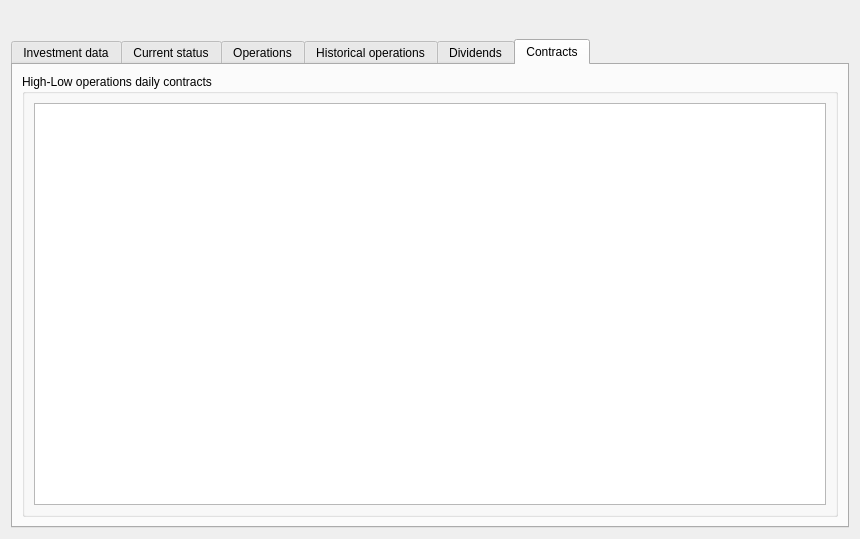
<?xml version="1.0" encoding="UTF-8"?>
<ui version="4.0">
 <class>frmInvestmentHlReport</class>
 <widget class="QDialog" name="frmInvestmentHlReport">
  <property name="windowModality">
   <enum>Qt::WindowModal</enum>
  </property>
  <property name="geometry">
   <rect>
    <x>0</x>
    <y>0</y>
    <width>860</width>
    <height>539</height>
   </rect>
  </property>
  <property name="windowTitle">
   <string>Investment report</string>
  </property>
  <property name="windowIcon">
   <iconset resource="../images/xulpymoney.qrc">
    <normaloff>:/xulpymoney/report2.png</normaloff>:/xulpymoney/report2.png</iconset>
  </property>
  <property name="modal">
   <bool>true</bool>
  </property>
  <layout class="QVBoxLayout" name="verticalLayout_10">
   <item>
    <layout class="QVBoxLayout" name="verticalLayout_9">
     <item>
      <widget class="QLabel" name="lblTitulo">
       <property name="font">
        <font>
         <pointsize>14</pointsize>
         <weight>75</weight>
         <bold>true</bold>
        </font>
       </property>
       <property name="styleSheet">
        <string notr="true">color: rgb(0, 128, 0);</string>
       </property>
       <property name="alignment">
        <set>Qt::AlignCenter</set>
       </property>
      </widget>
     </item>
     <item>
      <widget class="QTabWidget" name="tab">
       <property name="enabled">
        <bool>true</bool>
       </property>
       <property name="currentIndex">
        <number>5</number>
       </property>
       <widget class="QWidget" name="tab_12">
        <attribute name="icon">
         <iconset resource="../images/xulpymoney.qrc">
          <normaloff>:/xulpymoney/bundle.png</normaloff>:/xulpymoney/bundle.png</iconset>
        </attribute>
        <attribute name="title">
         <string>Investment data</string>
        </attribute>
        <layout class="QHBoxLayout" name="horizontalLayout_15">
         <item>
          <layout class="QVBoxLayout" name="verticalLayout_4">
           <item>
            <spacer name="verticalSpacer_2">
             <property name="orientation">
              <enum>Qt::Vertical</enum>
             </property>
             <property name="sizeHint" stdset="0">
              <size>
               <width>20</width>
               <height>40</height>
              </size>
             </property>
            </spacer>
           </item>
           <item>
            <layout class="QHBoxLayout" name="horizontalLayout_12">
             <item>
              <spacer name="horizontalSpacer">
               <property name="orientation">
                <enum>Qt::Horizontal</enum>
               </property>
               <property name="sizeHint" stdset="0">
                <size>
                 <width>40</width>
                 <height>20</height>
                </size>
               </property>
              </spacer>
             </item>
             <item>
              <widget class="QGroupBox" name="groupBox">
               <property name="title">
                <string/>
               </property>
               <layout class="QHBoxLayout" name="horizontalLayout_14">
                <item>
                 <layout class="QVBoxLayout" name="verticalLayout">
                  <item>
                   <layout class="QHBoxLayout" name="horizontalLayout_2">
                    <item>
                     <widget class="QLabel" name="label">
                      <property name="text">
                       <string>Associated account</string>
                      </property>
                     </widget>
                    </item>
                    <item>
                     <widget class="QComboBox" name="cmbAccount">
                      <property name="layoutDirection">
                       <enum>Qt::RightToLeft</enum>
                      </property>
                     </widget>
                    </item>
                   </layout>
                  </item>
                  <item>
                   <layout class="QHBoxLayout" name="horizontalLayout_3">
                    <item>
                     <widget class="QLabel" name="label_2">
                      <property name="text">
                       <string>Investment name</string>
                      </property>
                     </widget>
                    </item>
                    <item>
                     <widget class="QLineEdit" name="txtInvestment">
                      <property name="sizePolicy">
                       <sizepolicy hsizetype="Minimum" vsizetype="Fixed">
                        <horstretch>0</horstretch>
                        <verstretch>0</verstretch>
                       </sizepolicy>
                      </property>
                      <property name="text">
                       <string>New investment</string>
                      </property>
                      <property name="alignment">
                       <set>Qt::AlignRight|Qt::AlignTrailing|Qt::AlignVCenter</set>
                      </property>
                     </widget>
                    </item>
                   </layout>
                  </item>
                  <item>
                   <layout class="QHBoxLayout" name="horizontalLayout_8">
                    <item>
                     <widget class="wdgProductSelector" name="ise" native="true">
                      <property name="sizePolicy">
                       <sizepolicy hsizetype="Minimum" vsizetype="Fixed">
                        <horstretch>0</horstretch>
                        <verstretch>0</verstretch>
                       </sizepolicy>
                      </property>
                     </widget>
                    </item>
                   </layout>
                  </item>
                  <item>
                   <layout class="QHBoxLayout" name="horizontalLayout_5">
                    <item>
                     <widget class="QLabel" name="label_4">
                      <property name="text">
                       <string>Selling price</string>
                      </property>
                     </widget>
                    </item>
                    <item>
                     <widget class="myQLineEdit" name="txtVenta">
                      <property name="sizePolicy">
                       <sizepolicy hsizetype="Minimum" vsizetype="Fixed">
                        <horstretch>0</horstretch>
                        <verstretch>0</verstretch>
                       </sizepolicy>
                      </property>
                      <property name="text">
                       <string>0</string>
                      </property>
                      <property name="alignment">
                       <set>Qt::AlignRight|Qt::AlignTrailing|Qt::AlignVCenter</set>
                      </property>
                     </widget>
                    </item>
                    <item>
                     <widget class="QToolButton" name="cmdPuntoVenta">
                      <property name="text">
                       <string/>
                      </property>
                      <property name="icon">
                       <iconset resource="../images/xulpymoney.qrc">
                        <normaloff>:/xulpymoney/tools-wizard.png</normaloff>:/xulpymoney/tools-wizard.png</iconset>
                      </property>
                     </widget>
                    </item>
                   </layout>
                  </item>
                  <item>
                   <layout class="QHBoxLayout" name="horizontalLayout_10">
                    <item>
                     <widget class="QCheckBox" name="chkExpiration">
                      <property name="text">
                       <string>Add selling order expiration</string>
                      </property>
                      <property name="checked">
                       <bool>true</bool>
                      </property>
                     </widget>
                    </item>
                    <item>
                     <widget class="QToolButton" name="cmdToday">
                      <property name="toolTip">
                       <string>Change calendar date to today</string>
                      </property>
                      <property name="text">
                       <string/>
                      </property>
                      <property name="icon">
                       <iconset resource="../images/xulpymoney.qrc">
                        <normaloff>:/xulpymoney/today.png</normaloff>:/xulpymoney/today.png</iconset>
                      </property>
                      <property name="iconSize">
                       <size>
                        <width>32</width>
                        <height>32</height>
                       </size>
                      </property>
                     </widget>
                    </item>
                    <item>
                     <widget class="QCalendarWidget" name="calExpiration">
                      <property name="sizePolicy">
                       <sizepolicy hsizetype="Fixed" vsizetype="Fixed">
                        <horstretch>0</horstretch>
                        <verstretch>0</verstretch>
                       </sizepolicy>
                      </property>
                      <property name="firstDayOfWeek">
                       <enum>Qt::Monday</enum>
                      </property>
                      <property name="verticalHeaderFormat">
                       <enum>QCalendarWidget::NoVerticalHeader</enum>
                      </property>
                     </widget>
                    </item>
                   </layout>
                  </item>
                  <item>
                   <widget class="QPushButton" name="cmdInvestment">
                    <property name="enabled">
                     <bool>false</bool>
                    </property>
                    <property name="text">
                     <string>Update investment</string>
                    </property>
                    <property name="icon">
                     <iconset resource="../images/xulpymoney.qrc">
                      <normaloff>:/xulpymoney/save.png</normaloff>:/xulpymoney/save.png</iconset>
                    </property>
                   </widget>
                  </item>
                 </layout>
                </item>
               </layout>
              </widget>
             </item>
             <item>
              <spacer name="horizontalSpacer_2">
               <property name="orientation">
                <enum>Qt::Horizontal</enum>
               </property>
               <property name="sizeHint" stdset="0">
                <size>
                 <width>40</width>
                 <height>20</height>
                </size>
               </property>
              </spacer>
             </item>
            </layout>
           </item>
           <item>
            <spacer name="verticalSpacer">
             <property name="orientation">
              <enum>Qt::Vertical</enum>
             </property>
             <property name="sizeHint" stdset="0">
              <size>
               <width>20</width>
               <height>40</height>
              </size>
             </property>
            </spacer>
           </item>
          </layout>
         </item>
        </layout>
       </widget>
       <widget class="QWidget" name="tabInvestmentCurrent">
        <attribute name="icon">
         <iconset resource="../images/xulpymoney.qrc">
          <normaloff>:/xulpymoney/document-edit.png</normaloff>:/xulpymoney/document-edit.png</iconset>
        </attribute>
        <attribute name="title">
         <string>Current status</string>
        </attribute>
        <layout class="QHBoxLayout" name="horizontalLayout">
         <item>
          <layout class="QVBoxLayout" name="verticalLayout_11">
           <item>
            <widget class="QGroupBox" name="grpCurrentInvestmentCurrency">
             <property name="title">
              <string>Current status in investment currency</string>
             </property>
             <layout class="QVBoxLayout" name="verticalLayout_6">
              <item>
               <widget class="myQTableWidget" name="tblInvestmentCurrent">
                <property name="contextMenuPolicy">
                 <enum>Qt::CustomContextMenu</enum>
                </property>
                <property name="alternatingRowColors">
                 <bool>true</bool>
                </property>
                <property name="selectionMode">
                 <enum>QAbstractItemView::SingleSelection</enum>
                </property>
                <property name="selectionBehavior">
                 <enum>QAbstractItemView::SelectRows</enum>
                </property>
                <attribute name="verticalHeaderVisible">
                 <bool>false</bool>
                </attribute>
               </widget>
              </item>
             </layout>
            </widget>
           </item>
           <item>
            <widget class="QGroupBox" name="grpCurrentAccountCurrency">
             <property name="title">
              <string>Current status in account currency</string>
             </property>
             <layout class="QVBoxLayout" name="verticalLayout_8">
              <item>
               <widget class="myQTableWidget" name="tblInvestmentCurrentAccountCurrency">
                <property name="contextMenuPolicy">
                 <enum>Qt::CustomContextMenu</enum>
                </property>
                <property name="alternatingRowColors">
                 <bool>true</bool>
                </property>
                <property name="selectionMode">
                 <enum>QAbstractItemView::SingleSelection</enum>
                </property>
                <property name="selectionBehavior">
                 <enum>QAbstractItemView::SelectRows</enum>
                </property>
                <attribute name="verticalHeaderVisible">
                 <bool>false</bool>
                </attribute>
               </widget>
              </item>
             </layout>
            </widget>
           </item>
           <item>
            <widget class="QLabel" name="lblAge">
             <property name="font">
              <font>
               <pointsize>8</pointsize>
               <weight>75</weight>
               <bold>true</bold>
              </font>
             </property>
             <property name="alignment">
              <set>Qt::AlignCenter</set>
             </property>
            </widget>
           </item>
          </layout>
         </item>
        </layout>
       </widget>
       <widget class="QWidget" name="tabOperacionesHistoricas">
        <attribute name="icon">
         <iconset resource="../images/xulpymoney.qrc">
          <normaloff>:/xulpymoney/document-edit.png</normaloff>:/xulpymoney/document-edit.png</iconset>
        </attribute>
        <attribute name="title">
         <string>Operations</string>
        </attribute>
        <layout class="QHBoxLayout" name="horizontalLayout_17">
         <item>
          <layout class="QVBoxLayout" name="verticalLayout_7">
           <item>
            <widget class="QCheckBox" name="chkOperaciones">
             <property name="text">
              <string>Show all operations</string>
             </property>
            </widget>
           </item>
           <item>
            <widget class="QGroupBox" name="grpOperationsInvestmentCurrency">
             <property name="title">
              <string>Operations in investment currency</string>
             </property>
             <layout class="QHBoxLayout" name="horizontalLayout_9">
              <item>
               <widget class="myQTableWidget" name="tblOperations">
                <property name="contextMenuPolicy">
                 <enum>Qt::CustomContextMenu</enum>
                </property>
                <property name="alternatingRowColors">
                 <bool>true</bool>
                </property>
                <property name="selectionMode">
                 <enum>QAbstractItemView::SingleSelection</enum>
                </property>
                <property name="selectionBehavior">
                 <enum>QAbstractItemView::SelectRows</enum>
                </property>
                <attribute name="verticalHeaderVisible">
                 <bool>false</bool>
                </attribute>
               </widget>
              </item>
             </layout>
            </widget>
           </item>
           <item>
            <widget class="QGroupBox" name="grpOperationsAccountCurrency">
             <property name="title">
              <string>Operations in account currency</string>
             </property>
             <layout class="QHBoxLayout" name="horizontalLayout_16">
              <item>
               <widget class="myQTableWidget" name="tblOperationsAccountCurrency">
                <property name="contextMenuPolicy">
                 <enum>Qt::CustomContextMenu</enum>
                </property>
                <property name="alternatingRowColors">
                 <bool>true</bool>
                </property>
                <property name="selectionMode">
                 <enum>QAbstractItemView::SingleSelection</enum>
                </property>
                <property name="selectionBehavior">
                 <enum>QAbstractItemView::SelectRows</enum>
                </property>
                <attribute name="verticalHeaderVisible">
                 <bool>false</bool>
                </attribute>
               </widget>
              </item>
             </layout>
            </widget>
           </item>
          </layout>
         </item>
        </layout>
       </widget>
       <widget class="QWidget" name="tab_2">
        <attribute name="icon">
         <iconset resource="../images/xulpymoney.qrc">
          <normaloff>:/xulpymoney/history2.png</normaloff>:/xulpymoney/history2.png</iconset>
        </attribute>
        <attribute name="title">
         <string>Historical operations</string>
        </attribute>
        <layout class="QHBoxLayout" name="horizontalLayout_4">
         <item>
          <layout class="QVBoxLayout" name="verticalLayout_14">
           <item>
            <widget class="QGroupBox" name="grpHistoricalInvestmentCurrency">
             <property name="title">
              <string>Historical operations in investment currency</string>
             </property>
             <layout class="QVBoxLayout" name="verticalLayout_12">
              <item>
               <widget class="myQTableWidget" name="tblInvestmentHistorical">
                <property name="contextMenuPolicy">
                 <enum>Qt::CustomContextMenu</enum>
                </property>
                <property name="editTriggers">
                 <set>QAbstractItemView::NoEditTriggers</set>
                </property>
                <property name="alternatingRowColors">
                 <bool>true</bool>
                </property>
                <property name="selectionMode">
                 <enum>QAbstractItemView::NoSelection</enum>
                </property>
                <attribute name="verticalHeaderVisible">
                 <bool>false</bool>
                </attribute>
               </widget>
              </item>
             </layout>
            </widget>
           </item>
           <item>
            <widget class="QGroupBox" name="grpHistoricalAccountCurrency">
             <property name="title">
              <string>Historical operations in account currency</string>
             </property>
             <layout class="QVBoxLayout" name="verticalLayout_13">
              <item>
               <widget class="myQTableWidget" name="tblInvestmentHistoricalAccountCurrency">
                <property name="contextMenuPolicy">
                 <enum>Qt::CustomContextMenu</enum>
                </property>
                <property name="editTriggers">
                 <set>QAbstractItemView::NoEditTriggers</set>
                </property>
                <property name="alternatingRowColors">
                 <bool>true</bool>
                </property>
                <property name="selectionMode">
                 <enum>QAbstractItemView::NoSelection</enum>
                </property>
                <attribute name="verticalHeaderVisible">
                 <bool>false</bool>
                </attribute>
               </widget>
              </item>
             </layout>
            </widget>
           </item>
          </layout>
         </item>
        </layout>
       </widget>
       <widget class="QWidget" name="tabDividends">
        <attribute name="icon">
         <iconset resource="../images/xulpymoney.qrc">
          <normaloff>:/xulpymoney/dividends.png</normaloff>:/xulpymoney/dividends.png</iconset>
        </attribute>
        <attribute name="title">
         <string>Dividends</string>
        </attribute>
        <layout class="QHBoxLayout" name="horizontalLayout_7">
         <item>
          <layout class="QVBoxLayout" name="verticalLayout_16">
           <item>
            <widget class="QCheckBox" name="chkHistoricalDividends">
             <property name="text">
              <string>Show historical dividends</string>
             </property>
            </widget>
           </item>
           <item>
            <widget class="QGroupBox" name="grpDividendsInvestmentCurrency">
             <property name="title">
              <string>Dividends in investment currency</string>
             </property>
             <layout class="QVBoxLayout" name="verticalLayout_5">
              <item>
               <widget class="myQTableWidget" name="tblDividends">
                <property name="contextMenuPolicy">
                 <enum>Qt::CustomContextMenu</enum>
                </property>
                <property name="alternatingRowColors">
                 <bool>true</bool>
                </property>
                <property name="selectionMode">
                 <enum>QAbstractItemView::SingleSelection</enum>
                </property>
                <property name="selectionBehavior">
                 <enum>QAbstractItemView::SelectRows</enum>
                </property>
                <attribute name="verticalHeaderVisible">
                 <bool>false</bool>
                </attribute>
               </widget>
              </item>
             </layout>
            </widget>
           </item>
           <item>
            <widget class="QGroupBox" name="grpDividendsAccountCurrency">
             <property name="title">
              <string>Dividends in account currency</string>
             </property>
             <layout class="QVBoxLayout" name="verticalLayout_15">
              <item>
               <widget class="myQTableWidget" name="tblDividendsAccountCurrency">
                <property name="contextMenuPolicy">
                 <enum>Qt::CustomContextMenu</enum>
                </property>
                <property name="alternatingRowColors">
                 <bool>true</bool>
                </property>
                <property name="selectionMode">
                 <enum>QAbstractItemView::SingleSelection</enum>
                </property>
                <property name="selectionBehavior">
                 <enum>QAbstractItemView::SelectRows</enum>
                </property>
                <attribute name="verticalHeaderVisible">
                 <bool>false</bool>
                </attribute>
               </widget>
              </item>
             </layout>
            </widget>
           </item>
           <item>
            <layout class="QHBoxLayout" name="horizontalLayout_6">
             <item>
              <widget class="QGroupBox" name="grpDividendsEstimation">
               <property name="title">
                <string>Estimation</string>
               </property>
               <layout class="QHBoxLayout" name="horizontalLayout_11">
                <item>
                 <layout class="QVBoxLayout" name="verticalLayout_2">
                  <item>
                   <widget class="QLabel" name="lblDivAnualEstimado">
                    <property name="text">
                     <string>APR</string>
                    </property>
                   </widget>
                  </item>
                  <item>
                   <widget class="QLabel" name="lblDivFechaRevision">
                    <property name="text">
                     <string>Review date</string>
                    </property>
                   </widget>
                  </item>
                  <item>
                   <widget class="QLabel" name="lblDivSaldoEstimado">
                    <property name="text">
                     <string>Estimated balance</string>
                    </property>
                   </widget>
                  </item>
                 </layout>
                </item>
               </layout>
              </widget>
             </item>
             <item>
              <widget class="QGroupBox" name="grpDividendsEfectivos">
               <property name="title">
                <string>Collected dividends</string>
               </property>
               <layout class="QHBoxLayout" name="horizontalLayout_13">
                <item>
                 <layout class="QVBoxLayout" name="verticalLayout_3">
                  <item>
                   <widget class="QLabel" name="lblDivTPC">
                    <property name="text">
                     <string>% Invested</string>
                    </property>
                   </widget>
                  </item>
                  <item>
                   <widget class="QLabel" name="lblDivTAE">
                    <property name="text">
                     <string>% APR</string>
                    </property>
                   </widget>
                  </item>
                 </layout>
                </item>
               </layout>
              </widget>
             </item>
            </layout>
           </item>
          </layout>
         </item>
        </layout>
       </widget>
       <widget class="QWidget" name="tab_3">
        <attribute name="icon">
         <iconset resource="../images/xulpymoney.qrc">
          <normaloff>:/xulpymoney/history2.png</normaloff>:/xulpymoney/history2.png</iconset>
        </attribute>
        <attribute name="title">
         <string>Contracts</string>
        </attribute>
        <layout class="QHBoxLayout" name="horizontalLayout_19">
         <item>
          <widget class="QGroupBox" name="grpHlContracts">
           <property name="title">
            <string>High-Low operations daily contracts</string>
           </property>
           <layout class="QHBoxLayout" name="horizontalLayout_18">
            <item>
             <widget class="myQTableWidget" name="tblHlContracts">
              <property name="contextMenuPolicy">
               <enum>Qt::CustomContextMenu</enum>
              </property>
              <property name="alternatingRowColors">
               <bool>true</bool>
              </property>
              <property name="selectionMode">
               <enum>QAbstractItemView::SingleSelection</enum>
              </property>
              <property name="selectionBehavior">
               <enum>QAbstractItemView::SelectRows</enum>
              </property>
              <attribute name="verticalHeaderVisible">
               <bool>false</bool>
              </attribute>
             </widget>
            </item>
           </layout>
          </widget>
         </item>
        </layout>
       </widget>
      </widget>
     </item>
    </layout>
   </item>
  </layout>
  <action name="actionOperationAdd">
   <property name="icon">
    <iconset resource="../images/xulpymoney.qrc">
     <normaloff>:/xulpymoney/add.png</normaloff>:/xulpymoney/add.png</iconset>
   </property>
   <property name="text">
    <string>New operation</string>
   </property>
   <property name="toolTip">
    <string>New operation</string>
   </property>
  </action>
  <action name="actionOperationDelete">
   <property name="icon">
    <iconset resource="../images/xulpymoney.qrc">
     <normaloff>:/xulpymoney/list-remove.png</normaloff>:/xulpymoney/list-remove.png</iconset>
   </property>
   <property name="text">
    <string>Delete operation</string>
   </property>
   <property name="toolTip">
    <string>Delete operation</string>
   </property>
  </action>
  <action name="actionDividendAdd">
   <property name="icon">
    <iconset resource="../images/xulpymoney.qrc">
     <normaloff>:/xulpymoney/add.png</normaloff>:/xulpymoney/add.png</iconset>
   </property>
   <property name="text">
    <string>Add new dividend</string>
   </property>
   <property name="toolTip">
    <string>Add new dividend</string>
   </property>
  </action>
  <action name="actionDividendRemove">
   <property name="icon">
    <iconset resource="../images/xulpymoney.qrc">
     <normaloff>:/xulpymoney/list-remove.png</normaloff>:/xulpymoney/list-remove.png</iconset>
   </property>
   <property name="text">
    <string>Delete dividend</string>
   </property>
   <property name="toolTip">
    <string>Delete dividend</string>
   </property>
  </action>
  <action name="actionOperationEdit">
   <property name="icon">
    <iconset resource="../images/xulpymoney.qrc">
     <normaloff>:/xulpymoney/editar.png</normaloff>:/xulpymoney/editar.png</iconset>
   </property>
   <property name="text">
    <string>Edit operation</string>
   </property>
   <property name="toolTip">
    <string>Edit operation</string>
   </property>
  </action>
  <action name="actionDisReinvest">
   <property name="icon">
    <iconset resource="../images/xulpymoney.qrc">
     <normaloff>:/xulpymoney/history2.png</normaloff>:/xulpymoney/history2.png</iconset>
   </property>
   <property name="text">
    <string>Disinvest / Reinvest report</string>
   </property>
   <property name="toolTip">
    <string>Disinvest / Reinvest report</string>
   </property>
  </action>
  <action name="actionSellingPoint">
   <property name="icon">
    <iconset resource="../images/xulpymoney.qrc">
     <normaloff>:/xulpymoney/tools-wizard.png</normaloff>:/xulpymoney/tools-wizard.png</iconset>
   </property>
   <property name="text">
    <string>Selling point calculation</string>
   </property>
   <property name="toolTip">
    <string>Selling point calculation</string>
   </property>
  </action>
  <action name="actionDividendEdit">
   <property name="icon">
    <iconset resource="../images/xulpymoney.qrc">
     <normaloff>:/xulpymoney/editar.png</normaloff>:/xulpymoney/editar.png</iconset>
   </property>
   <property name="text">
    <string>Edit dividend</string>
   </property>
   <property name="toolTip">
    <string>Edit dividend</string>
   </property>
  </action>
  <action name="actionSharesTransferUndo">
   <property name="icon">
    <iconset resource="../images/xulpymoney.qrc">
     <normaloff>:/xulpymoney/list-remove.png</normaloff>:/xulpymoney/list-remove.png</iconset>
   </property>
   <property name="text">
    <string>Undo shares transfer to another bank</string>
   </property>
   <property name="toolTip">
    <string>Undo shares transfer to another bank</string>
   </property>
  </action>
  <action name="actionSharesTransfer">
   <property name="icon">
    <iconset resource="../images/xulpymoney.qrc">
     <normaloff>:/xulpymoney/transfer.png</normaloff>:/xulpymoney/transfer.png</iconset>
   </property>
   <property name="text">
    <string>Transfer shares to another bank</string>
   </property>
   <property name="toolTip">
    <string>Transfer shares to another bank</string>
   </property>
  </action>
  <action name="actionSplit">
   <property name="icon">
    <iconset resource="../images/xulpymoney.qrc">
     <normaloff>:/xulpymoney/editar.png</normaloff>:/xulpymoney/editar.png</iconset>
   </property>
   <property name="text">
    <string>Make Split / Contrasplit</string>
   </property>
   <property name="toolTip">
    <string>make Split / Contrasplit</string>
   </property>
  </action>
  <action name="actionChangeBenchmarkPrice">
   <property name="icon">
    <iconset resource="../images/xulpymoney.qrc">
     <normaloff>:/xulpymoney/editar.png</normaloff>:/xulpymoney/editar.png</iconset>
   </property>
   <property name="text">
    <string>Change benchmark price</string>
   </property>
   <property name="toolTip">
    <string>Change benchmark price</string>
   </property>
  </action>
  <action name="actionRangeReport">
   <property name="icon">
    <iconset resource="../images/xulpymoney.qrc">
     <normaloff>:/xulpymoney/eye.png</normaloff>:/xulpymoney/eye.png</iconset>
   </property>
   <property name="text">
    <string>Hide in range report</string>
   </property>
   <property name="toolTip">
    <string>Hide in range report</string>
   </property>
  </action>
  <action name="actionDisReinvestProduct">
   <property name="icon">
    <iconset resource="../images/xulpymoney.qrc">
     <normaloff>:/xulpymoney/study.png</normaloff>:/xulpymoney/study.png</iconset>
   </property>
   <property name="text">
    <string>Disinvest / Reinvest all product</string>
   </property>
   <property name="toolTip">
    <string>Disinvest / Reinvest all product</string>
   </property>
  </action>
 </widget>
 <customwidgets>
  <customwidget>
   <class>myQTableWidget</class>
   <extends>QTableWidget</extends>
   <header location="global">myqtablewidget</header>
  </customwidget>
  <customwidget>
   <class>wdgProductSelector</class>
   <extends>QWidget</extends>
   <header location="global">wdgProductSelector</header>
   <container>1</container>
  </customwidget>
  <customwidget>
   <class>myQLineEdit</class>
   <extends>QLineEdit</extends>
   <header location="global">myqlineedit</header>
  </customwidget>
 </customwidgets>
 <resources>
  <include location="../images/xulpymoney.qrc"/>
 </resources>
 <connections>
  <connection>
   <sender>chkExpiration</sender>
   <signal>toggled(bool)</signal>
   <receiver>calExpiration</receiver>
   <slot>setEnabled(bool)</slot>
   <hints>
    <hint type="sourcelabel">
     <x>157</x>
     <y>390</y>
    </hint>
    <hint type="destinationlabel">
     <x>653</x>
     <y>400</y>
    </hint>
   </hints>
  </connection>
 </connections>
</ui>
